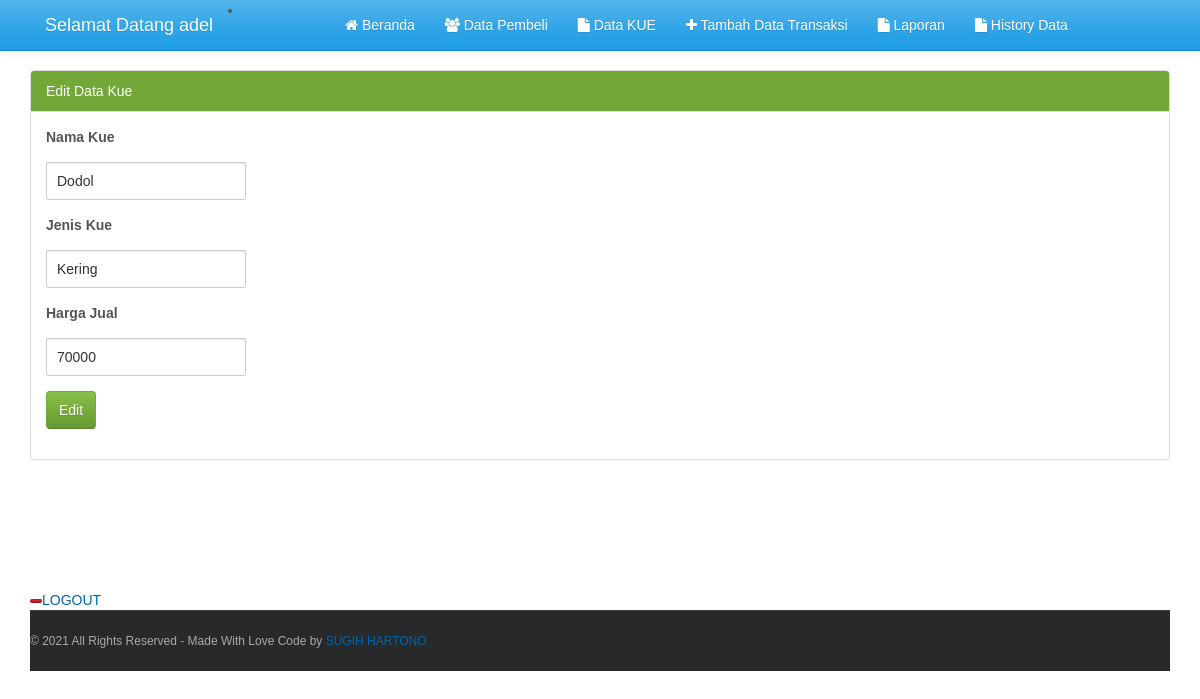
Page /uas_basis_data/edit_kue.php?kode_kue=1 (signed in) on the committed database.
### tables this page shows
CREATE TABLE `kue` (
  `kode_kue` int(100) NOT NULL,
  `nama_kue` varchar(100) NOT NULL,
  `jenis_kue` varchar(20) NOT NULL,
  `harga_jual` varchar(100) NOT NULL
);

### uas_basis_data/edit_kue.php (the view, shortened to what this page needs)
<?php
include("db.php");
?>
<!DOCTYPE html>
<html>
	<head>
		<?php include("include/css.php"); ?>
	</head>
	<body>
		<header>
			<?php include("include/header.php"); ?>
		</header>
		<div class='container' style='margin-top:70px'>
			<div class='row' style='min-height:520px'>
				<div class='col-md-12'>
					<?php
						$kode_kue = $_GET['kode_kue'];
						$sqlquery = "SELECT * FROM kue WHERE kode_kue='$kode_kue'";
						$result = mysqli_query($con, $sqlquery) or die (mysqli_connect_error());
						$row = mysqli_fetch_assoc($result);
						?>
					<div class='panel panel-success'>
						<div class='panel-heading'>Edit Data Kue</div>
						<div class='panel-body'>
							<form method='post' action='opsi_kue.php?act=update'>
								<div class='form-group'>
								<div class='form-group'>
								<label>Nama Kue</label>
									<input type='text' class='form-control' name='nama_kue' value="<?php echo $row["nama_kue"]; ?>" required/>
								</div>
								<div class='form-group'>
								<label>Jenis Kue</label>
									<input type='text' class='form-control' name='jenis_kue' value="<?php echo $row["jenis_kue"]; ?>" required/>
								</div>
								<div class='form-group'>
									<label>Harga Jual</label>
									<input type='text' class='form-control' name='harga_jual' value="<?php echo $row["harga_jual"]; ?>" required/>
								</div>
								<button type='input' name='update' class='btn btn-success'>Edit</button>
							</form>
						</div>
					</div>
				</div>
			</div>
		</div>
		<?php include("include/footer.php"); ?>
	</body>
</html>

### uas_basis_data/css/style.css (style rules this page uses)
body { font-family:Arial, Sans-Serif; }
input[type='text'], input[type='email'], input[type='password'] { width: 200px; border-radius: 2px;border: 1px solid #CCC; padding: 10px; color: #333; font-size: 14px; margin-top: 10px; }

### rows in the picture
kue: nama_kue "Dodol", jenis_kue "Kering", harga_jual "70000"

### other values in the picture
$_SESSION['username'] "adel"
